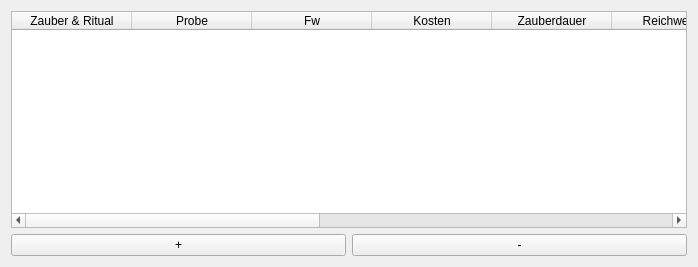
              <widget class="QWidget" name="page_12">
               <property name="geometry">
                <rect>
                 <x>0</x>
                 <y>0</y>
                 <width>698</width>
                 <height>267</height>
                </rect>
               </property>
               <attribute name="label">
                <string>Zauber / Rituale</string>
               </attribute>
               <layout class="QVBoxLayout" name="verticalLayout_26">
                <item>
                 <widget class="QTableWidget" name="zauberTable_dsa5">
                  <property name="minimumSize">
                   <size>
                    <width>0</width>
                    <height>0</height>
                   </size>
                  </property>
                  <attribute name="horizontalHeaderDefaultSectionSize">
                   <number>120</number>
                  </attribute>
                  <attribute name="horizontalHeaderStretchLastSection">
                   <bool>true</bool>
                  </attribute>
                  <attribute name="verticalHeaderVisible">
                   <bool>false</bool>
                  </attribute>
                  <column>
                   <property name="text">
                    <string>Zauber &amp; Ritual</string>
                   </property>
                  </column>
                  <column>
                   <property name="text">
                    <string>Probe</string>
                   </property>
                  </column>
                  <column>
                   <property name="text">
                    <string>Fw</string>
                   </property>
                  </column>
                  <column>
                   <property name="text">
                    <string>Kosten</string>
                   </property>
                  </column>
                  <column>
                   <property name="text">
                    <string>Zauberdauer</string>
                   </property>
                  </column>
                  <column>
                   <property name="text">
                    <string>Reichweite</string>
                   </property>
                  </column>
                  <column>
                   <property name="text">
                    <string>Wirkungsdauer</string>
                   </property>
                  </column>
                  <column>
                   <property name="text">
                    <string>Merkmal</string>
                   </property>
                  </column>
                  <column>
                   <property name="text">
                    <string>Sf.</string>
                   </property>
                  </column>
                  <column>
                   <property name="text">
                    <string>Wirkung</string>
                   </property>
                  </column>
                  <column>
                   <property name="text">
                    <string>S.</string>
                   </property>
                  </column>
                 </widget>
                </item>
                <item>
                 <layout class="QHBoxLayout" name="horizontalLayout_42">
                  <item>
                   <widget class="QPushButton" name="addZauber_dsa5">
                    <property name="text">
                     <string>+</string>
                    </property>
                   </widget>
                  </item>
                  <item>
                   <widget class="QPushButton" name="removeZauber_dsa5">
                    <property name="text">
                     <string>-</string>
                    </property>
                   </widget>
                  </item>
                 </layout>
                </item>
               </layout>
              </widget>
